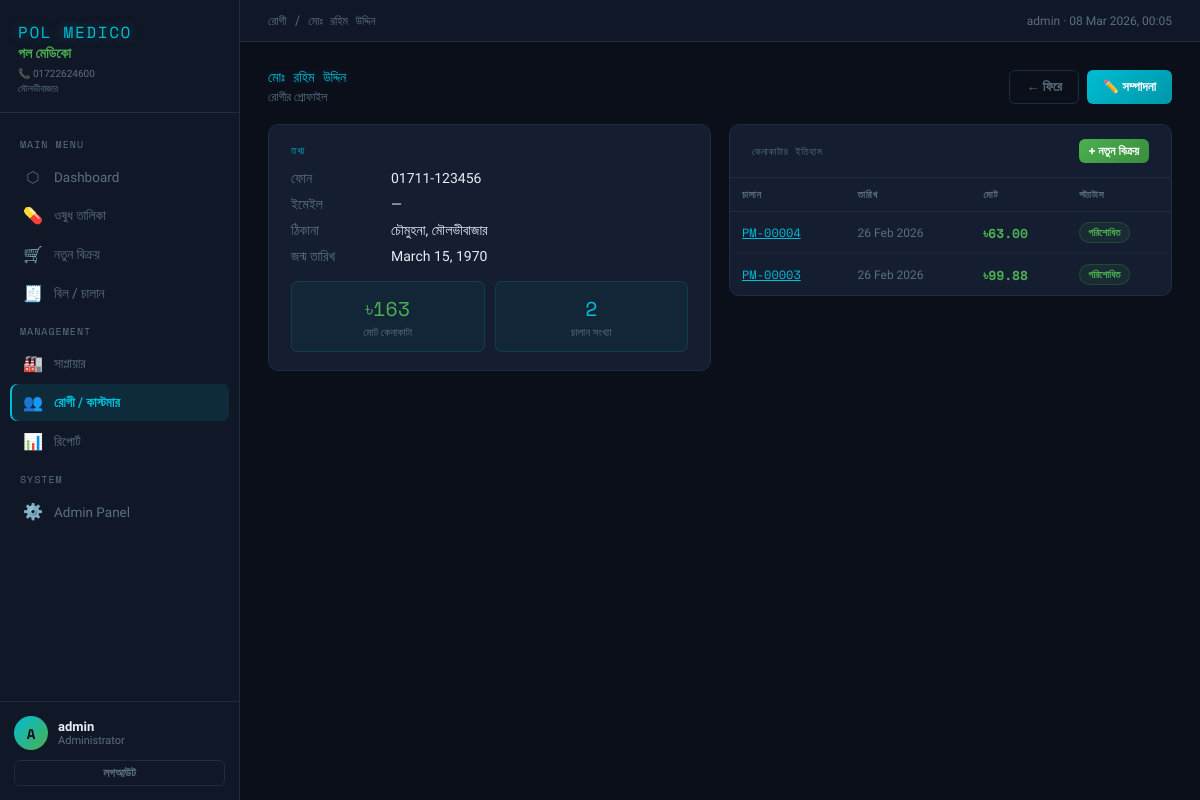
Screenshot of /customers/1/ (signed in) with the database file from the repository.
### pharmacy/models.py (models this page shows, shortened)
class UserProfile(models.Model):
    ROLES = [
        ('admin', 'Administrator'),
        ('pharmacist', 'Pharmacist / ফার্মাসিস্ট'),
        ('staff', 'Staff / স্টাফ'),
    ]
    user = models.OneToOneField(User, on_delete=models.CASCADE, related_name='profile')
    role = models.CharField(max_length=20, choices=ROLES, default='staff')
    phone = models.CharField(max_length=20, blank=True)
    created_at = models.DateTimeField(auto_now_add=True)
    class Meta:
        verbose_name = "User Profile"

class Customer(models.Model):
    name = models.CharField(max_length=200)
    phone = models.CharField(max_length=20, blank=True)
    email = models.EmailField(blank=True)
    address = models.TextField(blank=True)
    date_of_birth = models.DateField(null=True, blank=True)
    created_at = models.DateTimeField(auto_now_add=True)
    updated_at = models.DateTimeField(auto_now=True)
    @property
    def total_purchases(self):
        return self.bills.filter(status='paid').aggregate(
            total=models.Sum('grand_total')
        )['total'] or Decimal('0.00')
    class Meta:
        ordering = ['name']

class Bill(models.Model):
    STATUS_CHOICES = [
        ('paid', 'পরিশোধিত'),
        ('pending', 'বাকি'),
        ('cancelled', 'বাতিল'),
    ]
    invoice_number = models.CharField(max_length=20, unique=True, editable=False)
    customer = models.ForeignKey(Customer, on_delete=models.SET_NULL, null=True, blank=True, related_name='bills')
    created_by = models.ForeignKey(User, on_delete=models.SET_NULL, null=True, related_name='bills')
    bill_date = models.DateTimeField(default=timezone.now)
    subtotal = models.DecimalField(max_digits=12, decimal_places=2, default=0)
    discount_percent = models.DecimalField(max_digits=5, decimal_places=2, default=0)
    discount_amount = models.DecimalField(max_digits=12, decimal_places=2, default=0)
    tax_percent = models.DecimalField(max_digits=5, decimal_places=2, default=0)
    tax_amount = models.DecimalField(max_digits=12, decimal_places=2, default=0)
    grand_total = models.DecimalField(max_digits=12, decimal_places=2, default=0)
    status = models.CharField(max_length=10, choices=STATUS_CHOICES, default='paid')
    notes = models.TextField(blank=True)
    created_at = models.DateTimeField(auto_now_add=True)
    updated_at = models.DateTimeField(auto_now=True)
    class Meta:
        ordering = ['-bill_date']

### pharmacy/views.py (the view)
# urls.py: path('customers/<int:pk>/', views.customer_detail, name='customer_detail'),
@login_required
def customer_detail(request, pk):
    customer = get_object_or_404(Customer, pk=pk)
    bills = customer.bills.order_by('-bill_date')
    return render(request, 'pharmacy/customer_detail.html', {'customer': customer, 'bills': bills, 'pharmacy': PHARMACY_INFO})

### pharmacy/templates/pharmacy/customer_detail.html (shortened to what this page needs)
{% extends "pharmacy/base.html" %}
{% block nav_cust %}active{% endblock %}
{% block breadcrumb %}রোগী / {{ customer.name }}{% endblock %}
{% block content %}
<div class="page-header">
  <div><div class="page-title">{{ customer.name }}</div><div class="page-sub">রোগীর প্রোফাইল</div></div>
  <div style="display:flex;gap:8px"><a href="{% url 'customer_list' %}" class="btn btn-ghost">← ফিরে</a><a href="{% url 'customer_edit' customer.pk %}" class="btn btn-primary">✏️ সম্পাদনা</a></div>
</div>
<div class="grid-2" style="align-items:start">
  <div>
    <div class="card card-body" style="margin-bottom:14px">
      <div style="font-family:'Space Mono',monospace;font-size:10px;color:var(--accent);text-transform:uppercase;letter-spacing:0.08em;margin-bottom:12px">তথ্য</div>
      <div style="display:flex;flex-direction:column;gap:9px;font-size:14px">
        <div style="display:flex;gap:10px"><span style="color:var(--muted);width:90px;flex-shrink:0">ফোন</span><span>{{ customer.phone|default:"—" }}</span></div>
        <div style="display:flex;gap:10px"><span style="color:var(--muted);width:90px;flex-shrink:0">ইমেইল</span><span>{{ customer.email|default:"—" }}</span></div>
        <div style="display:flex;gap:10px"><span style="color:var(--muted);width:90px;flex-shrink:0">ঠিকানা</span><span>{{ customer.address|default:"—" }}</span></div>
        <div style="display:flex;gap:10px"><span style="color:var(--muted);width:90px;flex-shrink:0">জন্ম তারিখ</span><span>{{ customer.date_of_birth|default:"—" }}</span></div>
      </div>
      <div style="margin-top:16px;display:grid;grid-template-columns:1fr 1fr;gap:10px">
        <div style="background:rgba(0,188,212,0.05);border:1px solid rgba(0,188,212,0.15);border-radius:7px;padding:12px;text-align:center"><div class="mono" style="font-size:20px;color:#4caf50">৳{{ customer.total_purchases|floatformat:0 }}</div><div style="font-size:11px;color:var(--muted);margin-top:3px">মোট কেনাকাটা</div></div>
        <div style="background:rgba(0,188,212,0.05);border:1px solid rgba(0,188,212,0.15);border-radius:7px;padding:12px;text-align:center"><div class="mono" style="font-size:20px;color:var(--accent)">{{ bills|length }}</div><div style="font-size:11px;color:var(--muted);margin-top:3px">চালান সংখ্যা</div></div>
      </div>
    </div>
  </div>
  <div class="card">
    <div class="card-header"><span class="card-title">কেনাকাটার ইতিহাস</span><a href="{% url 'bill_create' %}" class="btn btn-success btn-sm">+ নতুন বিক্রয়</a></div>
    <table>
      <thead><tr><th>চালান</th><th>তারিখ</th><th>মোট</th><th>স্ট্যাটাস</th></tr></thead>
      <tbody>
        {% for bill in bills %}
        <tr>
          <td><a href="{% url 'bill_detail' bill.pk %}" class="mono" style="color:var(--accent);font-size:12px">{{ bill.invoice_number }}</a></td>
          <td style="color:var(--muted);font-size:12px">{{ bill.bill_date|date:"d M Y" }}</td>
          <td class="mono" style="color:#4caf50;font-weight:700">৳{{ bill.grand_total|floatformat:2 }}</td>
          <td><span class="tag {% if bill.status == 'paid' %}tag-green{% elif bill.status == 'pending' %}tag-orange{% else %}tag-gray{% endif %}">{{ bill.get_status_display }}</span></td>
        </tr>
        {% empty %}<tr><td colspan="4" style="text-align:center;color:var(--muted);padding:20px">কোনো কেনাকাটার ইতিহাস নেই</td></tr>
        {% endfor %}
      </tbody>
    </table>
  </div>
</div>
{% endblock %}

### pharmacy/templates/pharmacy/base.html (shortened to what this page needs)
{% load static %}
<!DOCTYPE html>
<html lang="bn">
<head>
</head>
<body>
  <aside class="sidebar">
    <div class="sidebar-logo">
      <div class="logo-en">POL MEDICO</div>
      <div class="logo-bn">পল মেডিকো</div>
      <div class="logo-sub">📞 {{ pharmacy.phone }}<br>মৌলভীবাজার</div>
    </div>
    <nav>
      <div class="nav-section">Main Menu</div>
      <a href="{% url 'dashboard' %}" class="nav-link {% block nav_dash %}{% endblock %}"><span class="icon">⬡</span> Dashboard</a>
      <a href="{% url 'medicine_list' %}" class="nav-link {% block nav_med %}{% endblock %}"><span class="icon">💊</span> ওষুধ তালিকা</a>
      <a href="{% url 'bill_create' %}" class="nav-link {% block nav_sell %}{% endblock %}"><span class="icon">🛒</span> নতুন বিক্রয়</a>
      <a href="{% url 'bill_list' %}" class="nav-link {% block nav_bill %}{% endblock %}"><span class="icon">🧾</span> বিল / চালান</a>
      <div class="nav-section">Management</div>
      <a href="{% url 'supplier_list' %}" class="nav-link {% block nav_sup %}{% endblock %}"><span class="icon">🏭</span> সাপ্লায়ার</a>
      <a href="{% url 'customer_list' %}" class="nav-link {% block nav_cust %}{% endblock %}"><span class="icon">👥</span> রোগী / কাস্টমার</a>
      <a href="{% url 'reports' %}" class="nav-link {% block nav_rep %}{% endblock %}"><span class="icon">📊</span> রিপোর্ট</a>
      {% if user.is_superuser %}
      <div class="nav-section">System</div>
      <a href="{% url 'admin:index' %}" class="nav-link"><span class="icon">⚙️</span> Admin Panel</a>
      {% endif %}
    </nav>
    <div class="sidebar-user">
      <div class="user-row">
        <div class="user-avatar">{{ user.username|first|upper }}</div>
        <div>
          <div class="user-name">{{ user.username }}</div>
          <div class="user-role">{% if user.profile %}{{ user.profile.get_role_display }}{% else %}Staff{% endif %}</div>
        </div>
      </div>
      <a href="{% url 'logout' %}" class="btn btn-ghost btn-sm" style="width:100%;justify-content:center">লগআউট</a>
    </div>
  </aside>
  <div class="main">
    <div class="topbar">
      <span class="topbar-left">{% block breadcrumb %}পল মেডিকো{% endblock %}</span>
      <span class="topbar-right">{{ user.username }} · {% now "d M Y, H:i" %}</span>
    </div>
    <div class="content animate">
      {% block content %}{% endblock %}
    </div>
  </div>
</body>
</html>

### rows the page displays
Customer: name "মোঃ রহিম উদ্দিন", phone "01711-123456", email "—", address "চৌমুহনা, মৌলভীবাজার", date_of_birth "March 15, 1970", total_purchases "163"
Bill: invoice_number "PM-00004", bill_date "26 Feb 2026", grand_total "63.00", status "পরিশোধিত"
Bill: invoice_number "PM-00003", bill_date "26 Feb 2026", grand_total "99.88", status "পরিশোধিত"

### other values shown
{{ pharmacy.phone }} "01722624600"
{{ user.username|first|upper }} "A"
{{ user.username }} "admin"
{{ user.profile.get_role_display }} "Administrator"
{{ bills|length }} "2"
